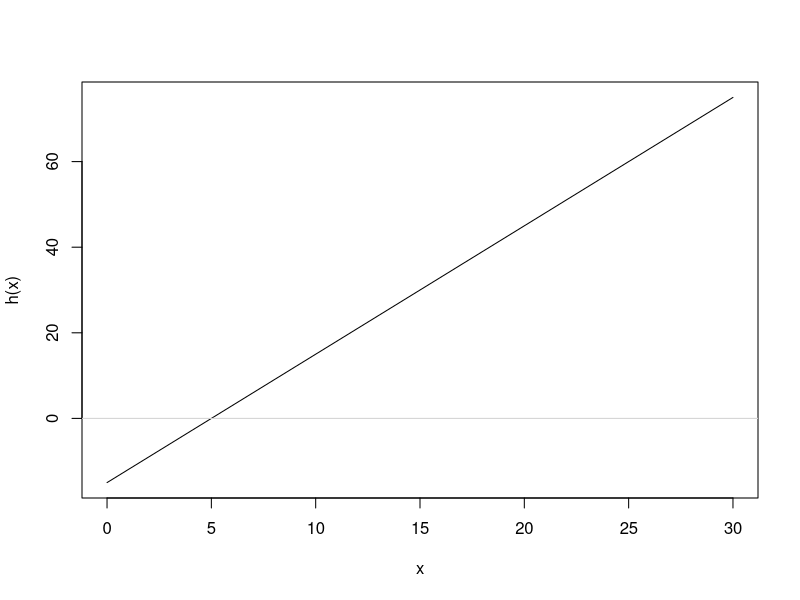

This figure's R source: (Note: this script raises an error after producing the figure.)
log(37,2)

?uniroot

rm(list=ls()) #Clears the environment

h <- function(x){
  3*x -15
}

#What does the $root code do below?
uniroot(h,c(0,30))
uniroot(h,c(0,30))$root

x <-seq(0,30,1)
plot(x,h(x), type="l")
abline(h=0, col = "lightgray")

h.shift <- function(x){
  h(x) - 4
}

uniroot(h.shift,c(0,5))$root
h.shift(0)
h.shift(5)
uniroot(h.shift,c(0,10))$root


f <- function(x){
  1/x
}

uniroot(f,c(-10,-3))$root
uniroot(f,c(-1,1))$root
